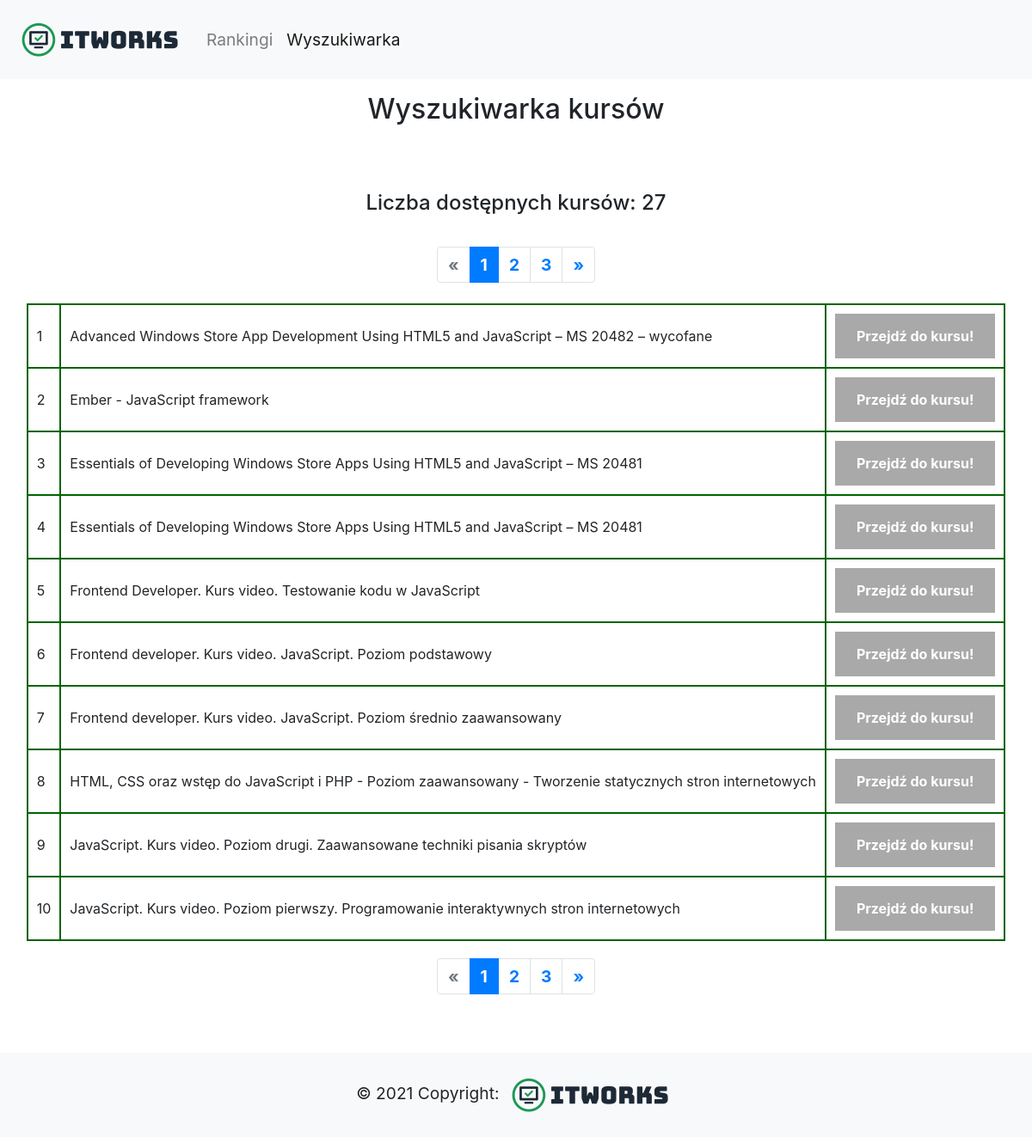
Screenshot of /search-javascript with the database file from the repository.
### tables this page shows
CREATE TABLE courses (course_title TEXT, course_url TEXT);

### app.py (the view)
@app.route('/search-javascript', methods=['GET','POST'])
def search_javascript():
    def get_courses(offset=0, per_page=10):
        return rows[offset: offset + per_page]
    try:
        conn = sqlite3.connect('courses.db')
        conn.row_factory = sqlite3.Row
        cur = conn.cursor()
        query = "SELECT * from courses WHERE course_title LIKE '%javascript%' ORDER BY course_title"
        cur.execute(query)
        conn.commit()
        rows = cur.fetchall()
        rows_number = len(rows)
        if rows:
            flash("Liczba dostępnych kursów: " + str(len(rows)))
        page, per_page, offset = get_page_args(page_parameter='page', per_page_parameter='per_page')
        total = len(rows)
        pagination_courses = get_courses(offset=offset, per_page=per_page)
        pagination = Pagination(page=page, per_page=per_page, total=total, css_framework='bootstrap4')
        conn.close()
        return render_template('categories_search_results.html', rows=pagination_courses,
            page=page, per_page=per_page, pagination=pagination)
    except OperationalError:
        flash("Wystąpił błąd podczas próby połączenia się z bazą")

### templates/categories_search_results.html (shortened to what this page needs)
<!DOCTYPE html>
<html lang="en">
<head>
    <link rel="stylesheet" href="https://maxcdn.bootstrapcdn.com/bootstrap/4.5.2/css/bootstrap.min.css">
</head>
<body>
    <div id="page-container">
        <nav class="navbar navbar-expand-lg navbar-light bg-light">
            <a class="navbar-brand" href="/">
                <img src="{{url_for('static', filename='logo2.png')}}" alt="">
            </a>
            <div class="collapse navbar-collapse" id="navbarNav" style="font-size: larger;">
                <ul class="navbar-nav">
                    <li class="nav-item ">
                        <a class="nav-link" href="/">Rankingi</a>
                    </li>
                    <li class="nav-item active">
                        <a class="nav-link" href="/browser">Wyszukiwarka</a>
                    </li>
                </ul>
            </div>
        </nav>
        <div id="content-wrap">
            <div class="container h-100">
                <div class="row h-100 justify-content-center align-items-center">
                    <div class="d-flex justify-content-center mt-3 mb-3">
                        <h2>Wyszukiwarka kursów</h2>
                    </div>
                </div>
              </div>
        <div class="container-fluid p-3 my-3">
            {% for message in get_flashed_messages() %}
            <div class="d-flex justify-content-center" style="font-size: larger; font-weight: bold; padding: 20px;"><h4>{{ message }}</h4></div>
            {% endfor %}
            <div class="d-flex justify-content-center" style="font-size: larger; font-weight: bold; padding: 8px;">{{ pagination.links }}</div>
            <table style="margin-left: auto; margin-right: auto;">
                {% for row in rows %}
                <tr>
                    <td>{{ loop.index + (page - 1) * per_page }}</td>
                    <td>{{row["course_title"]}}</td>
                    <td><a href='{{row["course_url"]}}' class="courseLink" target="_blank">Przejdź do kursu!</a></td>
                </tr>
                {% endfor %}
            </table>
            <div class="d-flex justify-content-center" style="font-size: larger; font-weight: bold; padding: 20px;">{{ pagination.links }}</div>
        </div>
        <footer class="bg-light text-center text-lg-start" style="left: 0; bottom: 0; width: 100%;" id="footer">
            <div class="text-center p-3 bg-light" style=" font-size: larger;">
                © 2021 Copyright: <img src="{{url_for('static', filename='logo2.png')}}" alt="">
            </div>
        </footer>
    </div>
</body>
</html>

### templates/categories_search_results.html (style rules this page uses)
#page-container { position: relative; min-height: 91vh; }
#content-wrap { padding-bottom: 1.5rem; }
#footer { position: absolute; bottom: 0; width: 100%; height: 1.5rem; }
table, td { border: 2px solid darkgreen; padding: 10px; }
a:link.courseLink, a:visited.courseLink { background-color: darkgray; color: white; font-weight: bold; padding: 14px 25px; text-align: center; text-decoration: none; display: inline-block; }

### rows the page displays
courses: course_title "Advanced Windows Store App Development Using HTML5 and JavaScript – MS 20482 – wycofane"
courses: course_title "Ember - JavaScript framework"
courses: course_title "Essentials of Developing Windows Store Apps Using HTML5 and JavaScript – MS 20481"
courses: course_title "Essentials of Developing Windows Store Apps Using HTML5 and JavaScript – MS 20481"
courses: course_title "Frontend Developer. Kurs video. Testowanie kodu w JavaScript"
courses: course_title "Frontend developer. Kurs video. JavaScript. Poziom podstawowy"
courses: course_title "Frontend developer. Kurs video. JavaScript. Poziom średnio zaawansowany"
courses: course_title "HTML, CSS oraz wstęp do JavaScript i PHP - Poziom zaawansowany - Tworzenie statycznych stron internetowych"
courses: course_title "JavaScript. Kurs video. Poziom drugi. Zaawansowane techniki pisania skryptów"
courses: course_title "JavaScript. Kurs video. Poziom pierwszy. Programowanie interaktywnych stron internetowych"

### other values shown
{{ message }} "Liczba dostępnych kursów: 27"
{{ pagination.links }} "« 1 2 3 »"
